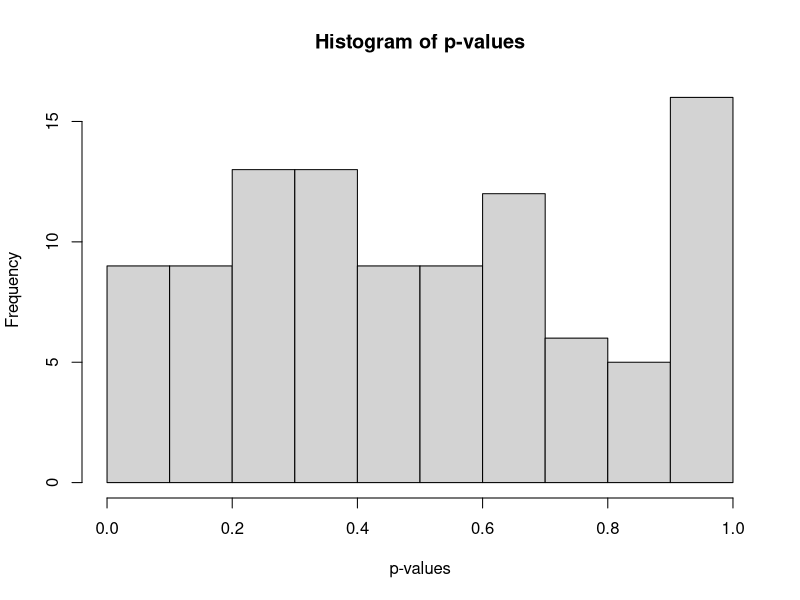
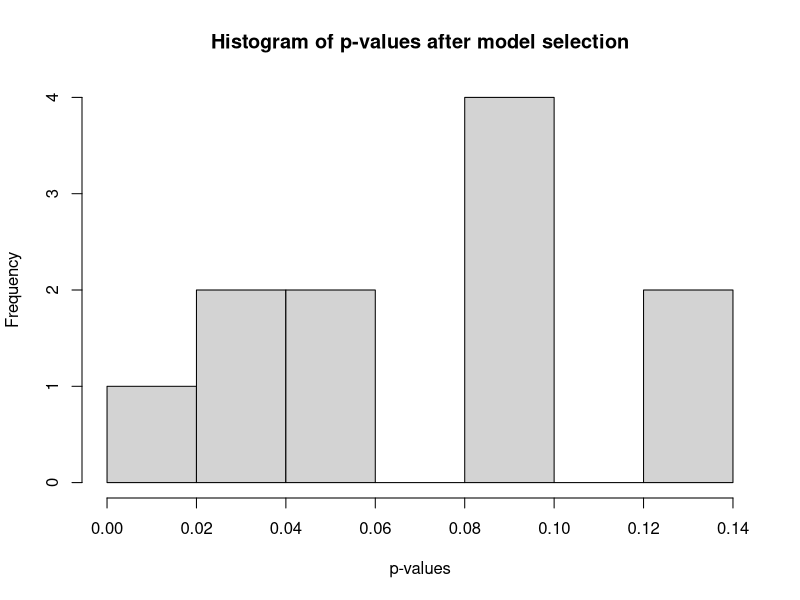

Here is the R script that generated these plots, in order:
## ---- chunk 1
library(MASS)

set.seed(3)
n <- 500
d <- 100
x <- matrix(rnorm(n*d),nrow=n)
y <- rbinom(n, 1, 0.5)
df <- data.frame(y=y,x)

m1 <- glm(y ~ ., data = df, family = binomial)
hist(summary(m1)$coefficients[,4], 
     xlab = "p-values", main = "Histogram of p-values")
## ---- chunk 2
m0 <- glm(y ~ 1, data = df, family = binomial)

forward_aic <- stepAIC(m0, scope = list(upper = m1),
                    direction = "forward",
                    trace = 0)

hist(summary(forward_aic)$coefficients[,4], 
     xlab = "p-values", main = "Histogram of p-values after model selection")
